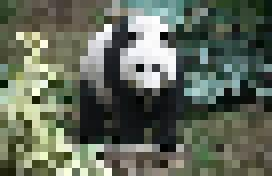
#> input picture picture1.jpg, 272 x 176 px
$ python griOlcek.py
#> lines starting #> are read from the running program, lines starting #| are printed output that depends on the picture; after the words box and inside, x2 and y2 are one past the last pixel; in counts of white or black regions, pixels touching at a corner belong together
import cv2
from PIL import Image

img = cv2.imread('picture1.jpg', 2)
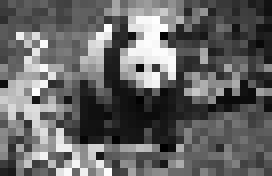
#> img: shape (176, 272); min 1, max 254, mean 101.1

ret, bw_img = cv2.threshold(img, 127, 255, cv2.THRESH_BINARY)
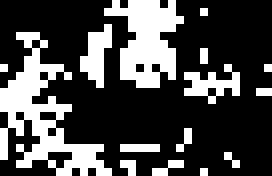
#> bw_img: shape (176, 272); 28.7% white; 15 white regions, largest, box (x1, y1, x2, y2) and area: (0, 32, 112, 176) 5824, (104, 0, 184, 88) 4096, (80, 24, 112, 88) 1152

# converting to its binary form
bw = cv2.threshold(img, 127, 255, cv2.THRESH_BINARY)

cv2.imshow("Binary", bw_img)
cv2.waitKey(0)
cv2.destroyAllWindows()

def pixelate(input_file_path, pixel_size):
#> called with input_file_path = 'picture1.jpg', pixel_size = 8
    image = Image.open(input_file_path)
    image = image.resize(
        (image.size[0] // pixel_size, image.size[1] // pixel_size),
        Image.NEAREST
    )
#> image: PIL image 34x22 RGB
    image = image.resize(
        (image.size[0] * pixel_size, image.size[1] * pixel_size),
        Image.NEAREST
    )
#> image: PIL image 272x176 RGB

    image.save("picture1.jpg")

pixelate("picture1.jpg",8)

$ run again, with foti.png saved as picture1.jpg
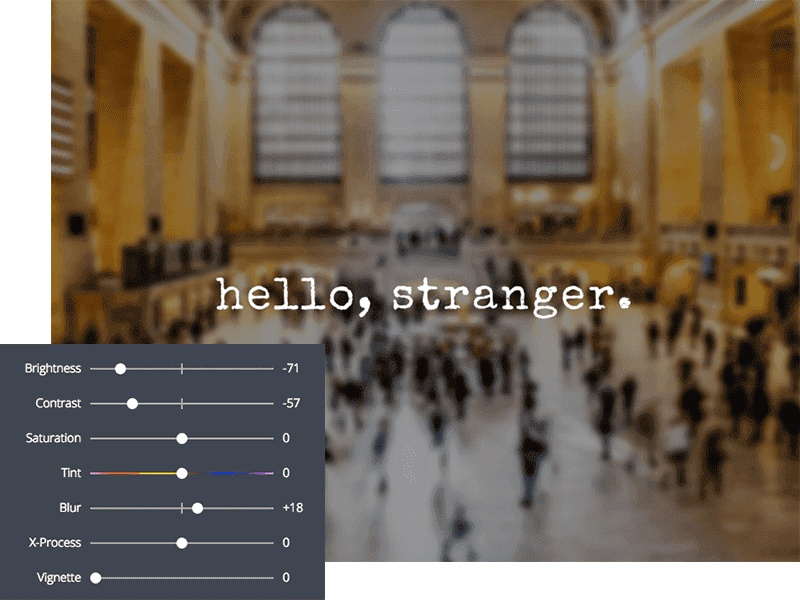
#> input picture foti.png, 800 x 600 px
#> `ret, bw_img = cv2.threshold(img, 127, 255, cv2.THRESH_BINARY)`:
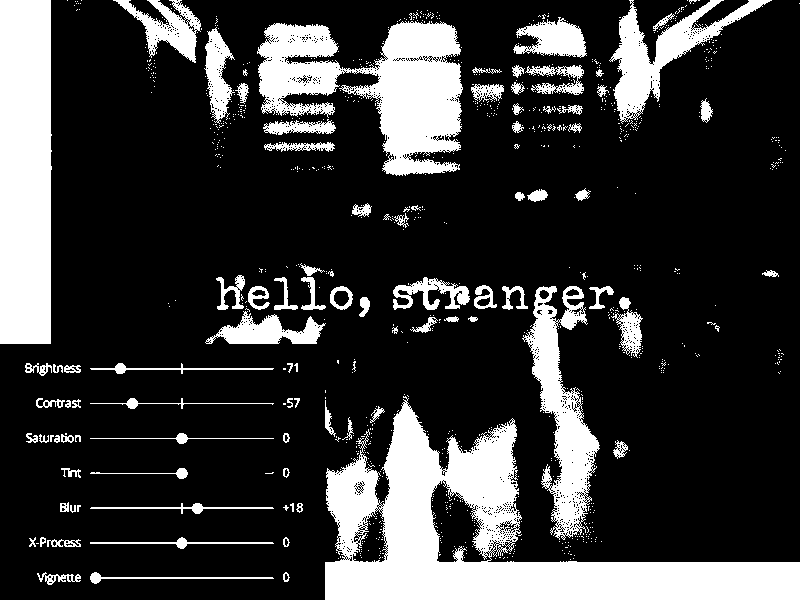
#> bw_img: shape (600, 800); 21.8% white; 915 white regions (826 under 20 px), largest, box (x1, y1, x2, y2) and area: (325, 396, 800, 600) 34744, (0, 0, 52, 344) 17552, (257, 21, 463, 176) 16605
#> in pixelate, `image = image.resize( (image.size[0] * pixel_size, image.size[1] * pix..`:
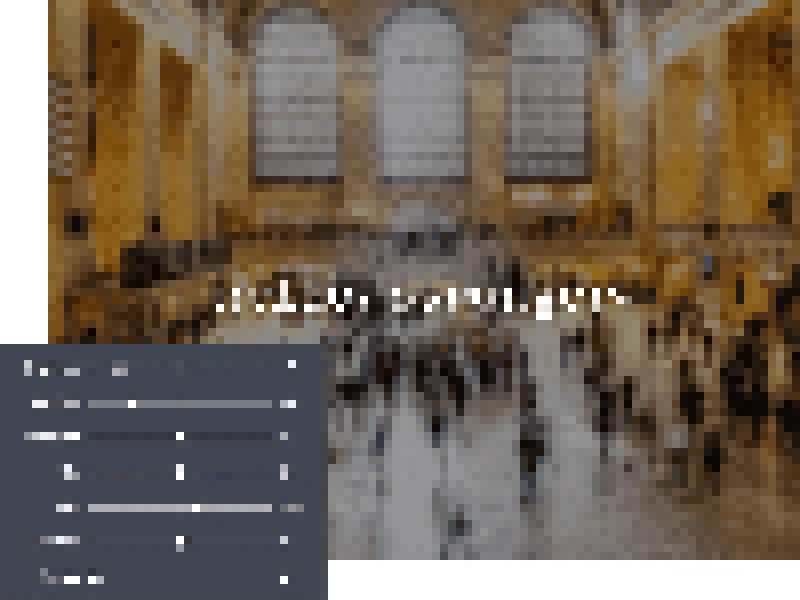
#> image: PIL image 800x600 RGB; mean R, G, B 113.9, 102, 89
